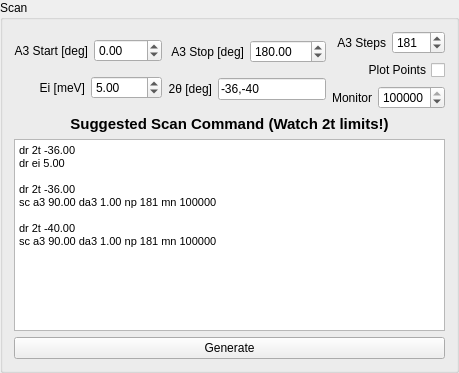
    <widget class="QGroupBox" name="groupBox_4">
     <property name="title">
      <string>Scan</string>
     </property>
     <layout class="QVBoxLayout" name="verticalLayout">
      <item>
       <layout class="QHBoxLayout" name="horizontalLayout_49">
        <item>
         <layout class="QVBoxLayout" name="verticalLayout_18">
          <item>
           <layout class="QHBoxLayout" name="horizontalLayout_50">
            <item>
             <widget class="QLabel" name="label_37">
              <property name="text">
               <string>A3 Start [deg]</string>
              </property>
              <property name="alignment">
               <set>Qt::AlignRight|Qt::AlignTrailing|Qt::AlignVCenter</set>
              </property>
             </widget>
            </item>
            <item>
             <widget class="QDoubleSpinBox" name="scan_a3Start_spinBox">
              <property name="minimum">
               <double>-720.000000000000000</double>
              </property>
              <property name="maximum">
               <double>720.000000000000000</double>
              </property>
             </widget>
            </item>
           </layout>
          </item>
          <item>
           <layout class="QHBoxLayout" name="horizontalLayout_51">
            <item>
             <widget class="QLabel" name="label_38">
              <property name="text">
               <string>Ei [meV]</string>
              </property>
              <property name="alignment">
               <set>Qt::AlignRight|Qt::AlignTrailing|Qt::AlignVCenter</set>
              </property>
             </widget>
            </item>
            <item>
             <widget class="QDoubleSpinBox" name="scan_ei_spinBox">
              <property name="value">
               <double>5.000000000000000</double>
              </property>
             </widget>
            </item>
           </layout>
          </item>
         </layout>
        </item>
        <item>
         <layout class="QVBoxLayout" name="verticalLayout_19">
          <item>
           <layout class="QHBoxLayout" name="horizontalLayout_52">
            <item>
             <widget class="QLabel" name="label_39">
              <property name="text">
               <string>A3 Stop [deg]</string>
              </property>
              <property name="alignment">
               <set>Qt::AlignRight|Qt::AlignTrailing|Qt::AlignVCenter</set>
              </property>
             </widget>
            </item>
            <item>
             <widget class="QDoubleSpinBox" name="scan_a3Stop_spinBox">
              <property name="minimum">
               <double>-720.000000000000000</double>
              </property>
              <property name="maximum">
               <double>720.000000000000000</double>
              </property>
              <property name="value">
               <double>180.000000000000000</double>
              </property>
             </widget>
            </item>
           </layout>
          </item>
          <item>
           <layout class="QHBoxLayout" name="horizontalLayout_53">
            <item>
             <widget class="QLabel" name="label_40">
              <property name="text">
               <string>2θ [deg]</string>
              </property>
              <property name="alignment">
               <set>Qt::AlignRight|Qt::AlignTrailing|Qt::AlignVCenter</set>
              </property>
             </widget>
            </item>
            <item>
             <widget class="QLineEdit" name="scan_a4_lineEdit">
              <property name="sizePolicy">
               <sizepolicy hsizetype="Minimum" vsizetype="Fixed">
                <horstretch>0</horstretch>
                <verstretch>0</verstretch>
               </sizepolicy>
              </property>
              <property name="text">
               <string>-36,-40</string>
              </property>
             </widget>
            </item>
           </layout>
          </item>
         </layout>
        </item>
        <item>
         <layout class="QVBoxLayout" name="verticalLayout_20">
          <item>
           <layout class="QHBoxLayout" name="horizontalLayout_54">
            <item>
             <widget class="QLabel" name="label_41">
              <property name="text">
               <string>A3 Steps</string>
              </property>
              <property name="alignment">
               <set>Qt::AlignRight|Qt::AlignTrailing|Qt::AlignVCenter</set>
              </property>
             </widget>
            </item>
            <item>
             <widget class="QSpinBox" name="scan_a3Steps_spinBox">
              <property name="minimum">
               <number>1</number>
              </property>
              <property name="maximum">
               <number>361</number>
              </property>
              <property name="singleStep">
               <number>10</number>
              </property>
              <property name="value">
               <number>181</number>
              </property>
             </widget>
            </item>
           </layout>
          </item>
          <item>
           <layout class="QHBoxLayout" name="horizontalLayout_55">
            <item>
             <widget class="QCheckBox" name="scan_plot_checkBox">
              <property name="layoutDirection">
               <enum>Qt::RightToLeft</enum>
              </property>
              <property name="text">
               <string>Plot Points</string>
              </property>
             </widget>
            </item>
           </layout>
          </item>
          <item>
           <layout class="QHBoxLayout" name="horizontalLayout_17">
            <property name="sizeConstraint">
             <enum>QLayout::SetDefaultConstraint</enum>
            </property>
            <item>
             <widget class="QLabel" name="label_19">
              <property name="text">
               <string>Monitor</string>
              </property>
              <property name="alignment">
               <set>Qt::AlignRight|Qt::AlignTrailing|Qt::AlignVCenter</set>
              </property>
             </widget>
            </item>
            <item>
             <widget class="QSpinBox" name="scan_monitor_spinBox">
              <property name="minimum">
               <number>1</number>
              </property>
              <property name="maximum">
               <number>100000000</number>
              </property>
              <property name="singleStep">
               <number>1000</number>
              </property>
              <property name="value">
               <number>100000</number>
              </property>
             </widget>
            </item>
           </layout>
          </item>
         </layout>
        </item>
       </layout>
      </item>
      <item>
       <widget class="QLabel" name="label_5">
        <property name="font">
         <font>
          <pointsize>11</pointsize>
          <weight>75</weight>
          <bold>true</bold>
         </font>
        </property>
        <property name="text">
         <string>Suggested Scan Command (Watch 2t limits!)</string>
        </property>
        <property name="alignment">
         <set>Qt::AlignCenter</set>
        </property>
       </widget>
      </item>
      <item>
       <widget class="QTextEdit" name="scanCommand_textEdit">
        <property name="readOnly">
         <bool>false</bool>
        </property>
        <property name="html">
         <string>&lt;!DOCTYPE HTML PUBLIC &quot;-//W3C//DTD HTML 4.0//EN&quot; &quot;http://www.w3.org/TR/REC-html40/strict.dtd&quot;&gt;
&lt;html&gt;&lt;head&gt;&lt;meta name=&quot;qrichtext&quot; content=&quot;1&quot; /&gt;&lt;style type=&quot;text/css&quot;&gt;
p, li { white-space: pre-wrap; }
&lt;/style&gt;&lt;/head&gt;&lt;body style=&quot; font-family:'MS Shell Dlg 2'; font-size:8.25pt; font-weight:400; font-style:normal;&quot;&gt;
&lt;p style=&quot; margin-top:0px; margin-bottom:0px; margin-left:0px; margin-right:0px; -qt-block-indent:0; text-indent:0px;&quot;&gt;&lt;span style=&quot; font-size:8pt;&quot;&gt;dr 2t -36.00&lt;/span&gt;&lt;/p&gt;
&lt;p style=&quot; margin-top:0px; margin-bottom:0px; margin-left:0px; margin-right:0px; -qt-block-indent:0; text-indent:0px;&quot;&gt;&lt;span style=&quot; font-size:8pt;&quot;&gt;dr ei 5.00&lt;/span&gt;&lt;/p&gt;
&lt;p style=&quot;-qt-paragraph-type:empty; margin-top:0px; margin-bottom:0px; margin-left:0px; margin-right:0px; -qt-block-indent:0; text-indent:0px; font-size:8pt;&quot;&gt;&lt;br /&gt;&lt;/p&gt;
&lt;p style=&quot; margin-top:0px; margin-bottom:0px; margin-left:0px; margin-right:0px; -qt-block-indent:0; text-indent:0px;&quot;&gt;&lt;span style=&quot; font-size:8pt;&quot;&gt;dr 2t -36.00&lt;/span&gt;&lt;/p&gt;
&lt;p style=&quot; margin-top:0px; margin-bottom:0px; margin-left:0px; margin-right:0px; -qt-block-indent:0; text-indent:0px;&quot;&gt;&lt;span style=&quot; font-size:8pt;&quot;&gt;sc a3 90.00 da3 1.00 np 181 mn 100000&lt;/span&gt;&lt;/p&gt;
&lt;p style=&quot;-qt-paragraph-type:empty; margin-top:0px; margin-bottom:0px; margin-left:0px; margin-right:0px; -qt-block-indent:0; text-indent:0px; font-size:8pt;&quot;&gt;&lt;br /&gt;&lt;/p&gt;
&lt;p style=&quot; margin-top:0px; margin-bottom:0px; margin-left:0px; margin-right:0px; -qt-block-indent:0; text-indent:0px;&quot;&gt;&lt;span style=&quot; font-size:8pt;&quot;&gt;dr 2t -40.00&lt;/span&gt;&lt;/p&gt;
&lt;p style=&quot; margin-top:0px; margin-bottom:0px; margin-left:0px; margin-right:0px; -qt-block-indent:0; text-indent:0px;&quot;&gt;&lt;span style=&quot; font-size:8pt;&quot;&gt;sc a3 90.00 da3 1.00 np 181 mn 100000&lt;/span&gt;&lt;/p&gt;
&lt;p style=&quot;-qt-paragraph-type:empty; margin-top:0px; margin-bottom:0px; margin-left:0px; margin-right:0px; -qt-block-indent:0; text-indent:0px; font-size:8pt;&quot;&gt;&lt;br /&gt;&lt;/p&gt;
&lt;p style=&quot;-qt-paragraph-type:empty; margin-top:0px; margin-bottom:0px; margin-left:0px; margin-right:0px; -qt-block-indent:0; text-indent:0px; font-size:8pt;&quot;&gt;&lt;br /&gt;&lt;/p&gt;&lt;/body&gt;&lt;/html&gt;</string>
        </property>
       </widget>
      </item>
      <item>
       <widget class="QPushButton" name="tool_generate_button">
        <property name="text">
         <string>Generate</string>
        </property>
       </widget>
      </item>
     </layout>
    </widget>
